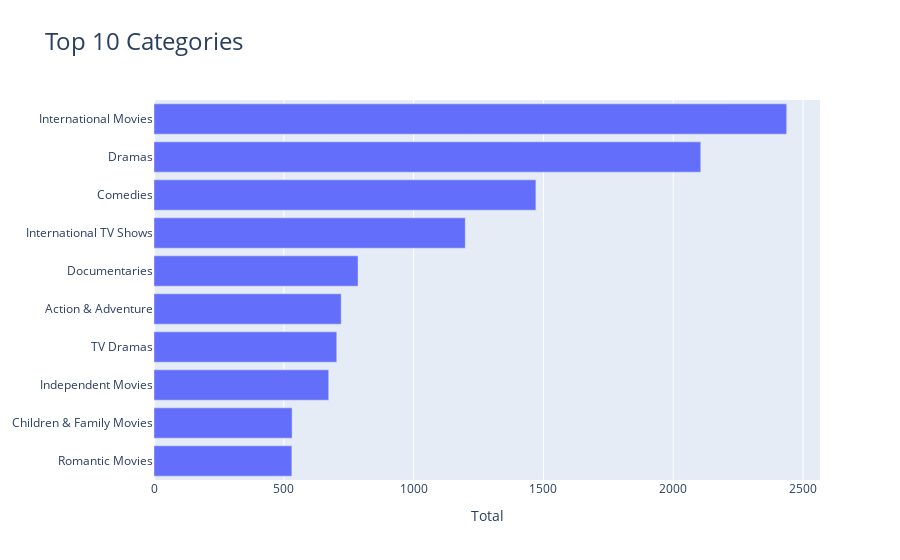

Here is the notebook cell this chart was saved with:
### Code cell
list_cats = df.listed_in.str.split(', ').tolist()
flatten = itertools.chain.from_iterable(list_cats)
cats_counter = dict(Counter(flatten))
cats_counter = {k:v for k,v in sorted(cats_counter.items(), key=lambda e:e[1], reverse=True)}
cat_list = list(cats_counter.keys())[:10][::-1]
num_list = list(cats_counter.values())[:10][::-1]


fig = go.Figure()
fig.add_bar(x=num_list,
            y=cat_list,
            orientation='h',
            hovertemplate='Category: %{y}<br>Total: %{x}',
            name='')
fig.update_layout(title_text='Top 10 Categories',
                  title_font_size=24,
                  xaxis_title_text='Total')
fig.show()

### Figure 1 — Plotly figure (JSON) as saved in the notebook; plotly's stock layout.template omitted (floating-point values rounded to 4 significant figures)
{"data": [{"hovertemplate": "Category: %{y}<br>Total: %{x}", "name": "", "orientation": "h", "type": "bar", "x": [531, 532, 673, 704, 721, 786, 1199, 1471, 2106, 2437], "y": ["Romantic Movies", "Children & Family Movies", "Independent Movies", "TV Dramas", "Action & Adventure", "Documentaries", "International TV Shows", "Comedies", "Dramas", "International Movies"]}], "layout": {"title": {"font": {"size": 24}, "text": "Top 10 Categories"}, "xaxis": {"title": {"text": "Total"}}}}
